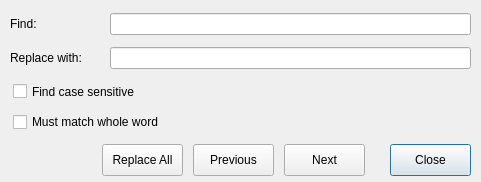
<?xml version="1.0" encoding="UTF-8"?>
<ui version="4.0">
 <class>FindReplaceDialog</class>
 <widget class="QDialog" name="FindReplaceDialog">
  <property name="windowModality">
   <enum>Qt::NonModal</enum>
  </property>
  <property name="geometry">
   <rect>
    <x>0</x>
    <y>0</y>
    <width>481</width>
    <height>182</height>
   </rect>
  </property>
  <property name="sizePolicy">
   <sizepolicy hsizetype="Fixed" vsizetype="Fixed">
    <horstretch>0</horstretch>
    <verstretch>0</verstretch>
   </sizepolicy>
  </property>
  <property name="minimumSize">
   <size>
    <width>480</width>
    <height>182</height>
   </size>
  </property>
  <property name="maximumSize">
   <size>
    <width>481</width>
    <height>182</height>
   </size>
  </property>
  <property name="windowTitle">
   <string>Find and Replace</string>
  </property>
  <layout class="QVBoxLayout">
   <property name="spacing">
    <number>0</number>
   </property>
   <property name="leftMargin">
    <number>10</number>
   </property>
   <property name="rightMargin">
    <number>10</number>
   </property>
   <property name="bottomMargin">
    <number>2</number>
   </property>
   <item>
    <layout class="QHBoxLayout" name="FRD_HBoxLayout_find">
     <item>
      <widget class="QLabel" name="FRD_label_findString">
       <property name="sizePolicy">
        <sizepolicy hsizetype="Fixed" vsizetype="Fixed">
         <horstretch>0</horstretch>
         <verstretch>0</verstretch>
        </sizepolicy>
       </property>
       <property name="minimumSize">
        <size>
         <width>100</width>
         <height>21</height>
        </size>
       </property>
       <property name="maximumSize">
        <size>
         <width>131</width>
         <height>21</height>
        </size>
       </property>
       <property name="text">
        <string>Find:</string>
       </property>
      </widget>
     </item>
     <item>
      <widget class="QLineEdit" name="FRD_lineEdit_findString"/>
     </item>
    </layout>
   </item>
   <item>
    <spacer name="FRD_Spacer_findreplace">
     <property name="orientation">
      <enum>Qt::Vertical</enum>
     </property>
     <property name="sizeType">
      <enum>QSizePolicy::Fixed</enum>
     </property>
     <property name="sizeHint" stdset="0">
      <size>
       <width>360</width>
       <height>10</height>
      </size>
     </property>
    </spacer>
   </item>
   <item>
    <layout class="QHBoxLayout" name="FRD_HBoxLayout_replace">
     <item>
      <widget class="QLabel" name="FRD_label_replaceString">
       <property name="sizePolicy">
        <sizepolicy hsizetype="Fixed" vsizetype="Fixed">
         <horstretch>0</horstretch>
         <verstretch>0</verstretch>
        </sizepolicy>
       </property>
       <property name="minimumSize">
        <size>
         <width>100</width>
         <height>21</height>
        </size>
       </property>
       <property name="maximumSize">
        <size>
         <width>131</width>
         <height>21</height>
        </size>
       </property>
       <property name="text">
        <string>Replace with:</string>
       </property>
      </widget>
     </item>
     <item>
      <widget class="QLineEdit" name="FRD_lineEdit_replaceString"/>
     </item>
    </layout>
   </item>
   <item>
    <spacer name="FRD_Spacer_replaceconditions">
     <property name="orientation">
      <enum>Qt::Vertical</enum>
     </property>
     <property name="sizeType">
      <enum>QSizePolicy::Fixed</enum>
     </property>
     <property name="sizeHint" stdset="0">
      <size>
       <width>360</width>
       <height>10</height>
      </size>
     </property>
    </spacer>
   </item>
   <item>
    <layout class="QGridLayout" name="FRD_GridLayout_conditions">
     <property name="horizontalSpacing">
      <number>0</number>
     </property>
     <property name="verticalSpacing">
      <number>10</number>
     </property>
     <item row="0" column="0">
      <widget class="QCheckBox" name="FRD_checkBox_caseSensitive">
       <property name="minimumSize">
        <size>
         <width>240</width>
         <height>21</height>
        </size>
       </property>
       <property name="maximumSize">
        <size>
         <width>240</width>
         <height>21</height>
        </size>
       </property>
       <property name="text">
        <string>Find case sensitive</string>
       </property>
      </widget>
     </item>
     <item row="0" column="2">
      <widget class="QLabel" name="FRD_label_changeWindow">
       <property name="sizePolicy">
        <sizepolicy hsizetype="Fixed" vsizetype="Fixed">
         <horstretch>0</horstretch>
         <verstretch>0</verstretch>
        </sizepolicy>
       </property>
       <property name="minimumSize">
        <size>
         <width>210</width>
         <height>21</height>
        </size>
       </property>
       <property name="maximumSize">
        <size>
         <width>210</width>
         <height>21</height>
        </size>
       </property>
       <property name="palette">
        <palette>
         <active>
          <colorrole role="WindowText">
           <brush brushstyle="SolidPattern">
            <color alpha="255">
             <red>0</red>
             <green>128</green>
             <blue>64</blue>
            </color>
           </brush>
          </colorrole>
         </active>
         <inactive>
          <colorrole role="WindowText">
           <brush brushstyle="SolidPattern">
            <color alpha="255">
             <red>0</red>
             <green>128</green>
             <blue>64</blue>
            </color>
           </brush>
          </colorrole>
         </inactive>
         <disabled>
          <colorrole role="WindowText">
           <brush brushstyle="SolidPattern">
            <color alpha="255">
             <red>127</red>
             <green>127</green>
             <blue>127</blue>
            </color>
           </brush>
          </colorrole>
         </disabled>
        </palette>
       </property>
       <property name="font">
        <font>
         <pointsize>11</pointsize>
        </font>
       </property>
       <property name="text">
        <string/>
       </property>
       <property name="alignment">
        <set>Qt::AlignRight|Qt::AlignTrailing|Qt::AlignVCenter</set>
       </property>
      </widget>
     </item>
     <item row="1" column="0">
      <widget class="QCheckBox" name="FRD_checkBox_match">
       <property name="text">
        <string>Must match whole word</string>
       </property>
      </widget>
     </item>
    </layout>
   </item>
   <item>
    <spacer name="FRD_Spacer_condtionsbuttons">
     <property name="orientation">
      <enum>Qt::Vertical</enum>
     </property>
     <property name="sizeType">
      <enum>QSizePolicy::Fixed</enum>
     </property>
     <property name="sizeHint" stdset="0">
      <size>
       <width>360</width>
       <height>10</height>
      </size>
     </property>
    </spacer>
   </item>
   <item>
    <layout class="QHBoxLayout" name="FRD_HBoxLayout_buttons">
     <property name="spacing">
      <number>0</number>
     </property>
     <item>
      <spacer name="FRD_Spacer_start">
       <property name="orientation">
        <enum>Qt::Horizontal</enum>
       </property>
       <property name="sizeType">
        <enum>QSizePolicy::Expanding</enum>
       </property>
       <property name="sizeHint" stdset="0">
        <size>
         <width>10</width>
         <height>20</height>
        </size>
       </property>
      </spacer>
     </item>
     <item>
      <widget class="QPushButton" name="FRD_pushButton_replaceAll">
       <property name="sizePolicy">
        <sizepolicy hsizetype="Minimum" vsizetype="Minimum">
         <horstretch>0</horstretch>
         <verstretch>0</verstretch>
        </sizepolicy>
       </property>
       <property name="minimumSize">
        <size>
         <width>81</width>
         <height>32</height>
        </size>
       </property>
       <property name="maximumSize">
        <size>
         <width>130</width>
         <height>32</height>
        </size>
       </property>
       <property name="text">
        <string>Replace All</string>
       </property>
      </widget>
     </item>
     <item>
      <spacer name="FRD_Spacer_replaceallpreviews">
       <property name="orientation">
        <enum>Qt::Horizontal</enum>
       </property>
       <property name="sizeType">
        <enum>QSizePolicy::Fixed</enum>
       </property>
       <property name="sizeHint" stdset="0">
        <size>
         <width>10</width>
         <height>20</height>
        </size>
       </property>
      </spacer>
     </item>
     <item>
      <widget class="QPushButton" name="FRD_pushButton_previous">
       <property name="sizePolicy">
        <sizepolicy hsizetype="Minimum" vsizetype="Minimum">
         <horstretch>0</horstretch>
         <verstretch>0</verstretch>
        </sizepolicy>
       </property>
       <property name="minimumSize">
        <size>
         <width>81</width>
         <height>32</height>
        </size>
       </property>
       <property name="maximumSize">
        <size>
         <width>120</width>
         <height>32</height>
        </size>
       </property>
       <property name="text">
        <string>Previous</string>
       </property>
      </widget>
     </item>
     <item>
      <spacer name="FRD_Spacer_previewsnext">
       <property name="orientation">
        <enum>Qt::Horizontal</enum>
       </property>
       <property name="sizeType">
        <enum>QSizePolicy::Fixed</enum>
       </property>
       <property name="sizeHint" stdset="0">
        <size>
         <width>10</width>
         <height>20</height>
        </size>
       </property>
      </spacer>
     </item>
     <item>
      <widget class="QPushButton" name="FRD_pushButton_next">
       <property name="sizePolicy">
        <sizepolicy hsizetype="Minimum" vsizetype="Minimum">
         <horstretch>0</horstretch>
         <verstretch>0</verstretch>
        </sizepolicy>
       </property>
       <property name="minimumSize">
        <size>
         <width>81</width>
         <height>32</height>
        </size>
       </property>
       <property name="maximumSize">
        <size>
         <width>120</width>
         <height>32</height>
        </size>
       </property>
       <property name="text">
        <string>Next</string>
       </property>
       <property name="default">
        <bool>true</bool>
       </property>
      </widget>
     </item>
     <item>
      <spacer name="FRD_Spacer_nextclose">
       <property name="orientation">
        <enum>Qt::Horizontal</enum>
       </property>
       <property name="sizeType">
        <enum>QSizePolicy::Fixed</enum>
       </property>
       <property name="sizeHint" stdset="0">
        <size>
         <width>25</width>
         <height>20</height>
        </size>
       </property>
      </spacer>
     </item>
     <item>
      <widget class="QPushButton" name="FRD_pushButton_close">
       <property name="sizePolicy">
        <sizepolicy hsizetype="Minimum" vsizetype="Minimum">
         <horstretch>0</horstretch>
         <verstretch>0</verstretch>
        </sizepolicy>
       </property>
       <property name="minimumSize">
        <size>
         <width>81</width>
         <height>32</height>
        </size>
       </property>
       <property name="maximumSize">
        <size>
         <width>100</width>
         <height>32</height>
        </size>
       </property>
       <property name="text">
        <string>Close</string>
       </property>
       <property name="default">
        <bool>true</bool>
       </property>
      </widget>
     </item>
    </layout>
   </item>
  </layout>
 </widget>
 <tabstops>
  <tabstop>FRD_lineEdit_findString</tabstop>
  <tabstop>FRD_lineEdit_replaceString</tabstop>
  <tabstop>FRD_pushButton_next</tabstop>
  <tabstop>FRD_pushButton_close</tabstop>
  <tabstop>FRD_pushButton_previous</tabstop>
  <tabstop>FRD_pushButton_replaceAll</tabstop>
  <tabstop>FRD_checkBox_caseSensitive</tabstop>
  <tabstop>FRD_checkBox_match</tabstop>
 </tabstops>
 <resources/>
 <connections>
  <connection>
   <sender>FRD_pushButton_close</sender>
   <signal>clicked()</signal>
   <receiver>FindReplaceDialog</receiver>
   <slot>reject()</slot>
   <hints>
    <hint type="sourcelabel">
     <x>433</x>
     <y>166</y>
    </hint>
    <hint type="destinationlabel">
     <x>242</x>
     <y>91</y>
    </hint>
   </hints>
  </connection>
 </connections>
</ui>
